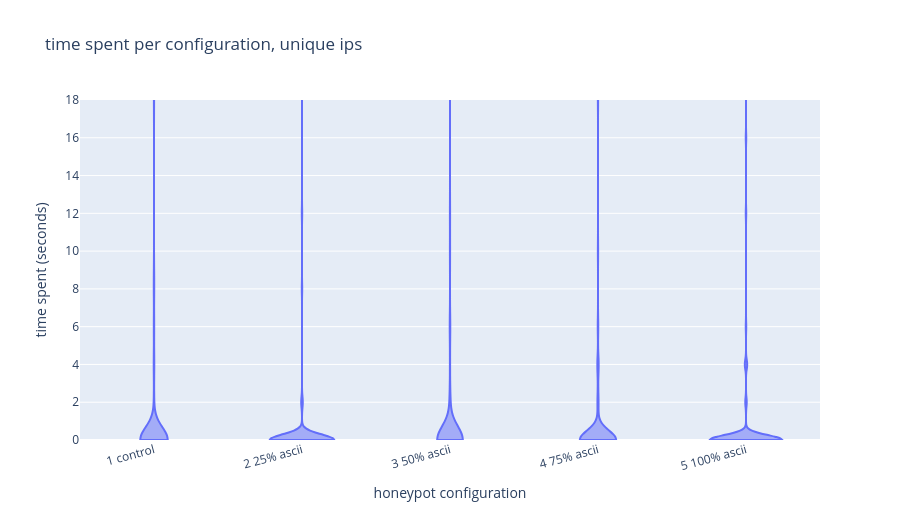

Source (notebook cell):
### Markdown cell above
## Time spent per configuration, unique IPs

One row per IP: the earliest attack. Repeat visits from the same scanner no longer fill the violin.

### Code cell
print(f"unique ips: {len(first)} (from {len(known)} attacks with an ip)")
fig_time_unique, plot_time_unique = make_violin(
    first,
    "session_seconds",
    "time spent per configuration, unique ips",
    "time spent (seconds)",
)
fig_time_unique.show()
print_summary(plot_time_unique, "session_seconds", duration=True)

### Figure 1 — Plotly figure (JSON) as saved in the notebook; plotly's stock layout.template omitted (floating-point values rounded to 4 significant figures; data arrays with more than 128 entries replaced by an {"elided": "..."} marker saying what was removed)
{"data": [{"alignmentgroup": "True", "box": {"visible": true}, "hovertemplate": "honeypot configuration=%{x}<br>time spent (seconds)=%{y}<extra></extra>", "legendgroup": "", "marker": {"color": "#636efa"}, "name": "", "offsetgroup": "", "orientation": "v", "points": false, "scalegroup": "True", "showlegend": false, "spanmode": "hard", "type": "violin", "x": {"elided": "823 str values"}, "x0": " ", "xaxis": "x", "y": {"elided": "823 int values"}, "y0": " ", "yaxis": "y"}], "layout": {"height": 520, "legend": {"tracegroupgap": 0}, "title": {"text": "time spent per configuration, unique ips"}, "violinmode": "group", "width": 900, "xaxis": {"anchor": "y", "categoryarray": ["1 control", "2 25% ascii", "3 50% ascii", "4 75% ascii", "5 100% ascii"], "categoryorder": "array", "domain": [0, 1], "tickangle": -15, "title": {"text": "honeypot configuration"}}, "yaxis": {"anchor": "x", "domain": [0, 1], "range": [0, 18], "title": {"text": "time spent (seconds)"}}}}
